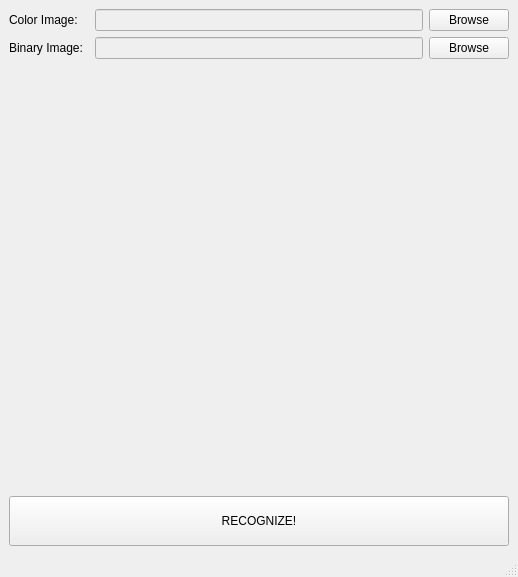
<?xml version="1.0" encoding="UTF-8"?>
<ui version="4.0">
 <class>MainWindow</class>
 <widget class="QMainWindow" name="MainWindow">
  <property name="geometry">
   <rect>
    <x>0</x>
    <y>0</y>
    <width>518</width>
    <height>577</height>
   </rect>
  </property>
  <property name="windowTitle">
   <string>MainWindow</string>
  </property>
  <widget class="QWidget" name="centralwidget">
   <layout class="QVBoxLayout" name="verticalLayout">
    <item>
     <layout class="QHBoxLayout" name="horizontalLayout">
      <item>
       <widget class="QLabel" name="label_2">
        <property name="minimumSize">
         <size>
          <width>80</width>
          <height>0</height>
         </size>
        </property>
        <property name="text">
         <string>Color Image: </string>
        </property>
       </widget>
      </item>
      <item>
       <widget class="QLineEdit" name="leColorImgPath">
        <property name="enabled">
         <bool>false</bool>
        </property>
       </widget>
      </item>
      <item>
       <widget class="QPushButton" name="pbBrowseColorImg">
        <property name="text">
         <string>Browse</string>
        </property>
       </widget>
      </item>
     </layout>
    </item>
    <item>
     <layout class="QHBoxLayout" name="horizontalLayout_2">
      <item>
       <widget class="QLabel" name="label_3">
        <property name="minimumSize">
         <size>
          <width>80</width>
          <height>0</height>
         </size>
        </property>
        <property name="text">
         <string>Binary Image: </string>
        </property>
       </widget>
      </item>
      <item>
       <widget class="QLineEdit" name="leBinaryImgPath">
        <property name="enabled">
         <bool>false</bool>
        </property>
       </widget>
      </item>
      <item>
       <widget class="QPushButton" name="pbBrowseBinaryImg">
        <property name="text">
         <string>Browse</string>
        </property>
       </widget>
      </item>
     </layout>
    </item>
    <item>
     <widget class="QLabel" name="lblImage">
      <property name="minimumSize">
       <size>
        <width>500</width>
        <height>400</height>
       </size>
      </property>
      <property name="text">
       <string/>
      </property>
     </widget>
    </item>
    <item>
     <widget class="QPushButton" name="pbRecognize">
      <property name="minimumSize">
       <size>
        <width>0</width>
        <height>50</height>
       </size>
      </property>
      <property name="text">
       <string>RECOGNIZE!</string>
      </property>
     </widget>
    </item>
   </layout>
   <zorder>pbBrowseColorImg</zorder>
   <zorder>leColorImgPath</zorder>
   <zorder>lblImage</zorder>
   <zorder>pbRecognize</zorder>
   <zorder>leColorImgPath</zorder>
   <zorder>layoutWidget</zorder>
  </widget>
  <widget class="QMenuBar" name="menubar">
   <property name="geometry">
    <rect>
     <x>0</x>
     <y>0</y>
     <width>518</width>
     <height>21</height>
    </rect>
   </property>
  </widget>
  <widget class="QStatusBar" name="statusbar"/>
 </widget>
 <resources/>
 <connections/>
</ui>
